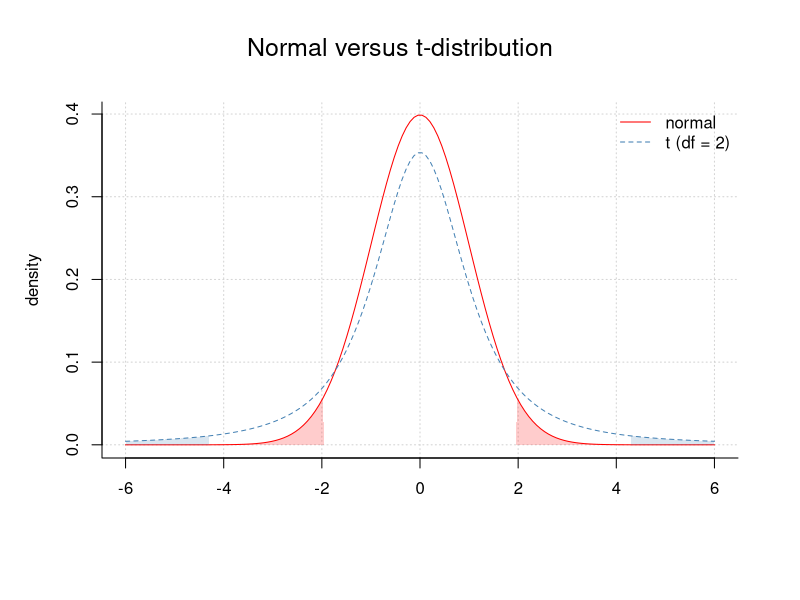
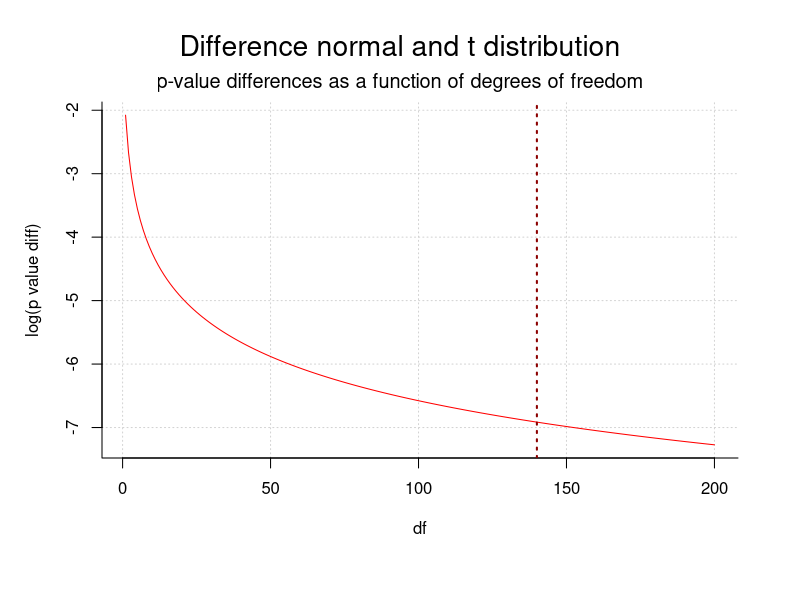
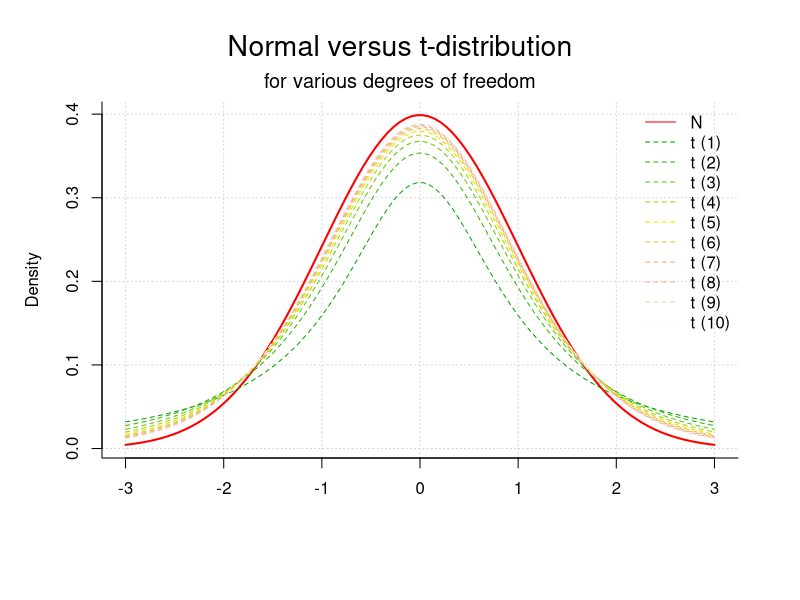

Write R code to recreate these figures, in order.
# file:
# ptII_quan_classicstats_normal-vs-t.r

# location:
# chap. 4 [4.5.8.2]
# Zum Verhältnis von Normalverteilung und t-Verteilung


# relationship of normal and t distribution
# normal distribution and t distribution rejection area under H0
sek1 <- seq(-6,6,length.out=150)
dfree <- 2
norm.dens <- dnorm(sek1)
xlim.n <- range(sek1)
ylim.n <- c(0,max(norm.dens))

t.dens <- dt(sek1, df=dfree)
xlim.t <- range(sek1)
ylim.t <- c(0,max(t.dens))

# plot
par(oma=c(2,1,1,1), "cex.axis"=1, bty="l")
plot(sek1, norm.dens, panel.first=grid(), type="l", col="red", bty="l", lwd=1, main="", xlab="", ylab="density")
lines(sek1, t.dens, col="steelblue", lwd=1, lty=2)
legend("topright", legend=c("normal",paste("t (df = ",dfree,")",sep="")),
       lty=c(1,2), lwd=1, col=c("red","steelblue"), bty="n", bg="yellow")
mtext("Normal versus t-distribution", outer=TRUE, line=-2, cex=1.5, side=3)
alpha <- 0.05

# critical regions
crit.nv <- c(-1,1)*qnorm(1-alpha/2)
crit.tv <- c(-1,1)*qt(1-alpha/2, df=dfree)

# histogram and density
color.n <- rgb(1,0,0,alpha=.2)
color.t <- rgb(70/255,130/255,180/255,alpha=.2)

# normal distribution
# lower limit rejection area
polygon(x=c(xlim.n[1],sek1[sek1 <= crit.nv[1]], crit.nv[1]),
        y=c(ylim.n[1],norm.dens[sek1 <= crit.nv[1]], ylim.n[1]), col=color.n, border=NA)
#upper limit rejection area
polygon(x=c(crit.nv[2],sek1[sek1 > crit.nv[2]],xlim.n[2]),
        y=c(ylim.n[1],norm.dens[sek1 >= crit.nv[2]],ylim.n[1]), col=color.n, border=NA)

# t distribution
# lower limit rejection area
polygon(x=c(xlim.t[1],sek1[sek1 <= crit.tv[1]], crit.tv[1]),
        y=c(ylim.t[1],t.dens[sek1 <= crit.tv[1]], ylim.t[1]), col=color.t, border=NA)
#upper limit rejection area
polygon(x=c(crit.tv[2],sek1[sek1 > crit.tv[2]],xlim.t[2]),
        y=c(ylim.t[1],t.dens[sek1 >= crit.tv[2]],ylim.t[1]), col=color.t, border=NA)

# critical values n vs. t
# ratio seen from t perspective
crit.nv
crit.tv
crit.tv/crit.nv


# probs n vs. t
pnorm(crit.nv)
pt(crit.nv,df=dfree)
pt(crit.nv,df=dfree)-pnorm(crit.nv)


# at which point (ie. higher df's for t) do normal-dist and t-dist roughly match?
# plot
par(oma=c(2,1,1,1), "cex.axis"=1, bty="l")
plot(log(abs(pt(crit.nv[1],df=1:200)-pnorm(crit.nv[1]))), type="l", bty="l", col="red", panel.first=grid(), xlab="df", ylab="log(p value diff)", main="")
mtext("Difference normal and t distribution", outer=TRUE, line=-2, cex=1.7, side=3)
mtext("p-value differences as a function of degrees of freedom", outer=TRUE, line=-3.6, cex=1.2, side=3)
# for different dfs
ids <- which(abs(pt(crit.nv[1],df=1:200)-pnorm(crit.nv[1])) < 0.001)
ids
abline(v=ids[1], col="darkred", lty=3, lwd=2)
	   
# normal distribution and t-distribution (various df's)
sek2 <- seq(-3, 3, length.out=100)
dfs <- 10
cols <- terrain.colors(dfs)

par(oma=c(2,1,1,1), "cex.axis"=1, bty="l")
plot(sek2, dnorm(sek2), panel.first=grid(), type="l", col="red", bty="l", lwd=2, main="", xlab="", ylab="Density")
for(i in 1:dfs) lines(sek2, dt(sek2, df=i), col=cols[i], lty=2)
legend("topright", legend=c("N",paste("t (",1:dfs,")",sep="")), lty=c(1, rep(2,dfs)), lwd=1, col=c("red",cols), bty="n", bg="yellow")
mtext("Normal versus t-distribution", outer=TRUE, line=-2, cex=1.7, side=3)
mtext("for various degrees of freedom", outer=TRUE, line=-3.6, cex=1.2, side=3)


